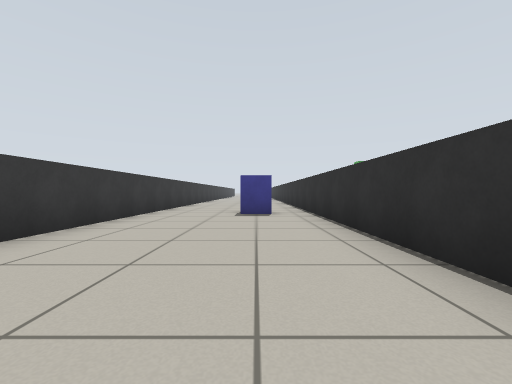
[1] (above)

16 first-person views from a walk through a world built for the Gazebo simulator. The camera is 0.57 m above the floor, looks level and sees 90° across. The floor is counted in squares, 1 m on a side. Each view is taken from the middle of a square. On the plan, view 1 faces up. The plan holds only what a view shows up to about 9 squares ahead; the rest is blank.

[2]
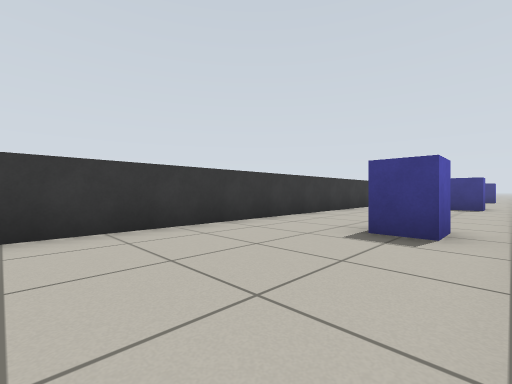

[3]
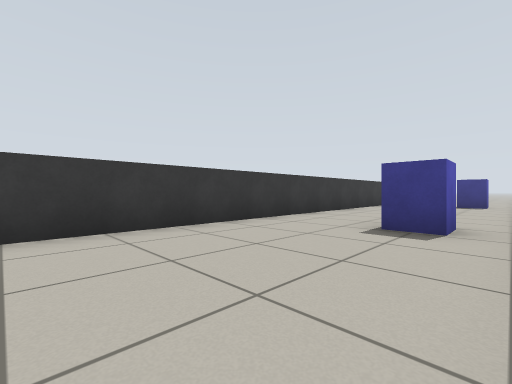

[4]
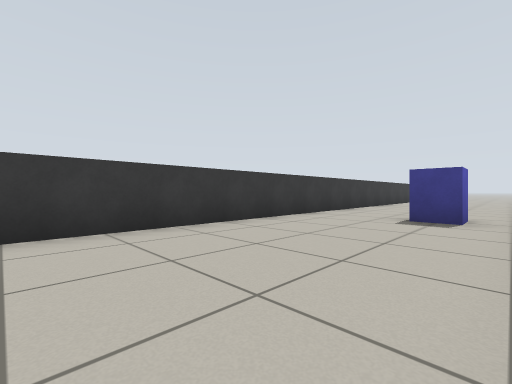

[5]
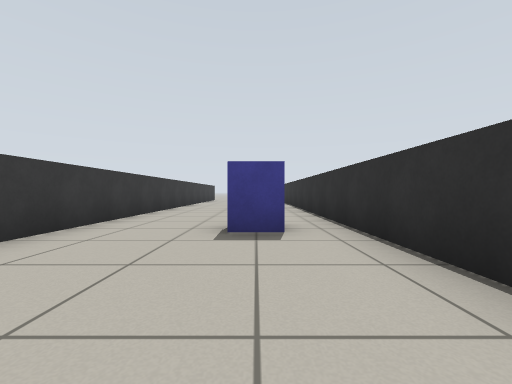

[6]
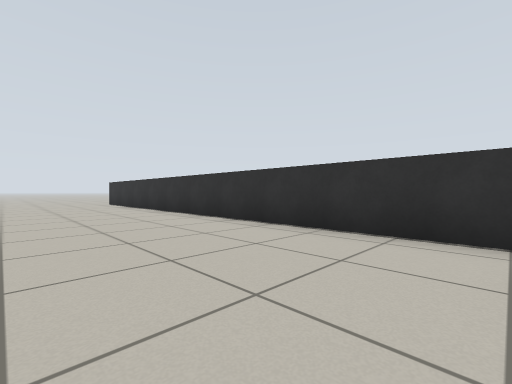

[7]
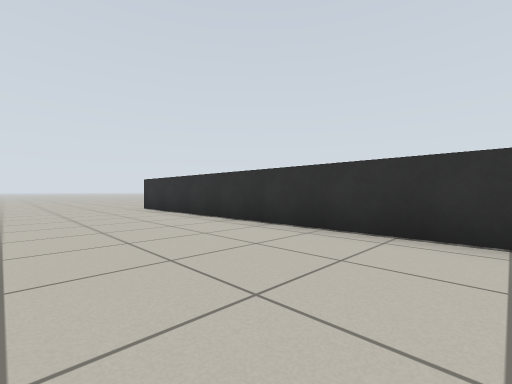

[8]
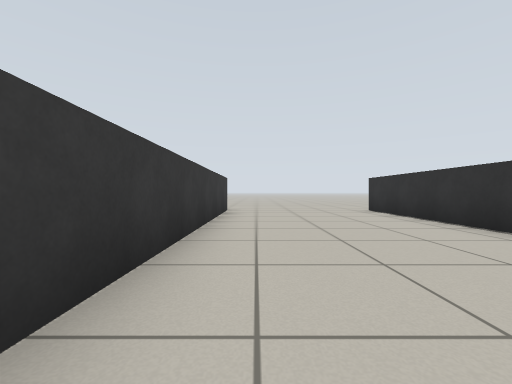

[9]
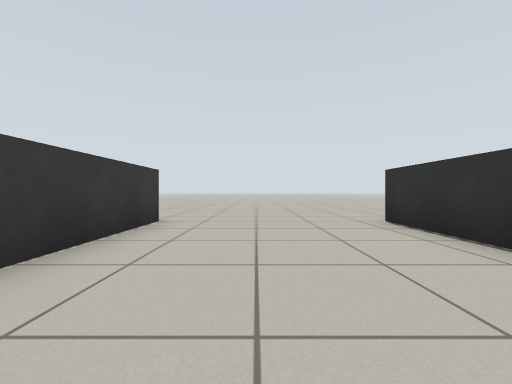

[10]
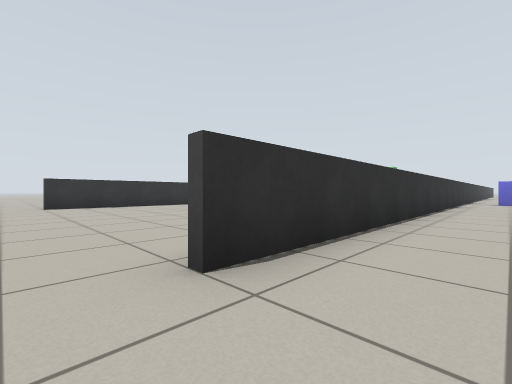

[11]
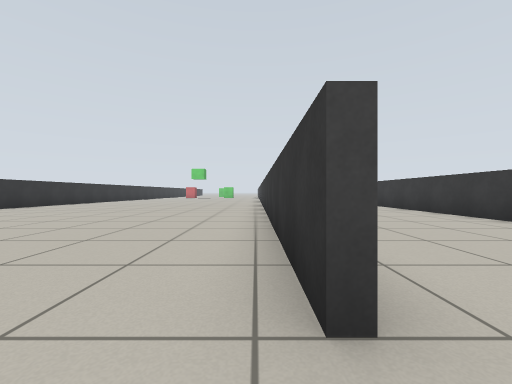

[12]
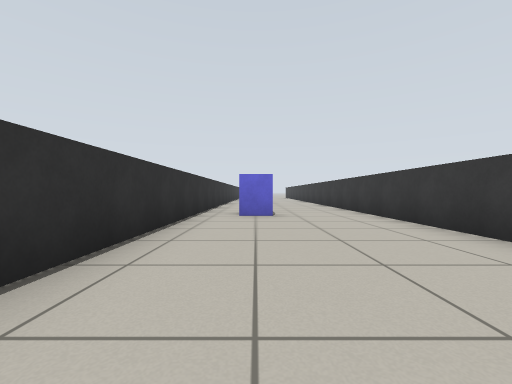

[13]
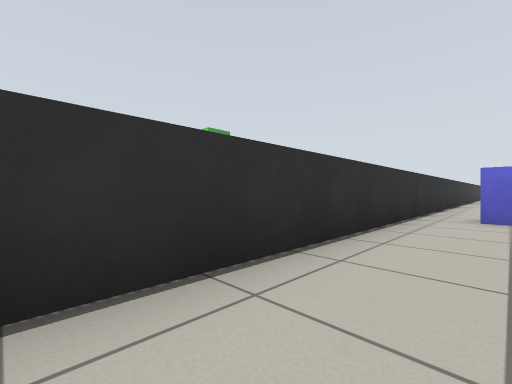

[14]
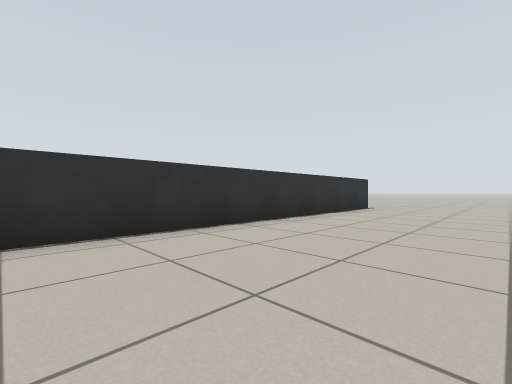

[15]
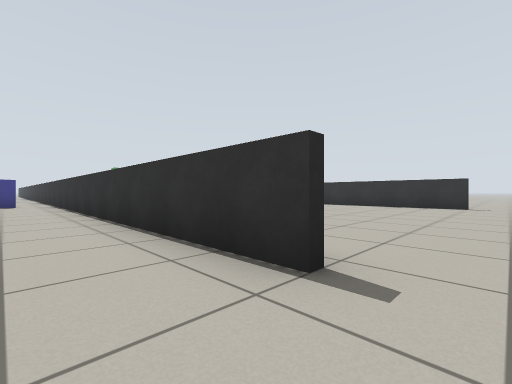

[16]
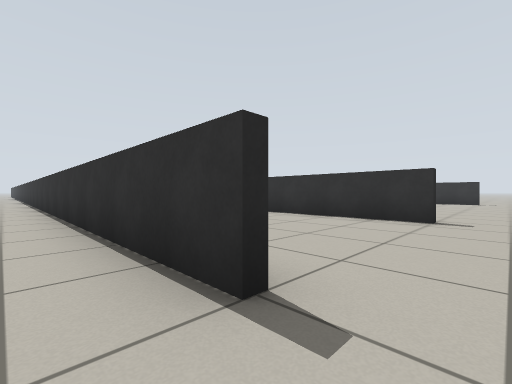

### Floor plan
Points are (right, up) in squares from view 1. A wall is a line through its corners. A room is listed if a view was taken in it or the views show most of it. See-through windows are left out.
Room 1 (views 1, 2, 3, 4, 5, 6, 7, 8, 9, 10, 11, 12, 13, 14, 15)
walls: (-2.9, 34.9) (-2.9, 2.9); (1.5, -5.1) (1.5, 35)
ways out: opening at (-3, -6) to room 2; opening at (-3, 35.5) to room 2; opening at (2, -6); opening at (2, 35.5)
objects: blue box (0, 7); blue box (0, 13) to (0, 14); blue box (0, 21)
Room 2 (view 16)
walls: (-3.1, -5) (-3.1, 5.5)
ways out: opening at (-3, -6) to room 1; opening at (-3, 35.5) to room 1

Where each view was taken, in squares from view 1:
view 1: 0 up, 0 right, facing up
view 2: 3 up, 1 right, facing up-left
view 3: 9 up, 1 right, facing up-left
view 4: 15 up, 1 right, facing up-left
view 5: 17 up, 0 right, facing up
view 6: 22 up, 2 left, facing up-right
view 7: 26 up, 2 left, facing up-right
view 8: 27 up, 2 left, facing up
view 9: 30 up, 1 left, facing up
view 10: 36 up, 0 right, facing down-right
view 11: 36 up, 2 right, facing down
view 12: 20 up, 0 right, facing down
view 13: 20 up, 0 right, facing down-right
view 14: 4 up, 2 left, facing down-right
view 15: 6 down, 0 right, facing up-right
view 16: 6 down, 4 left, facing up-right
